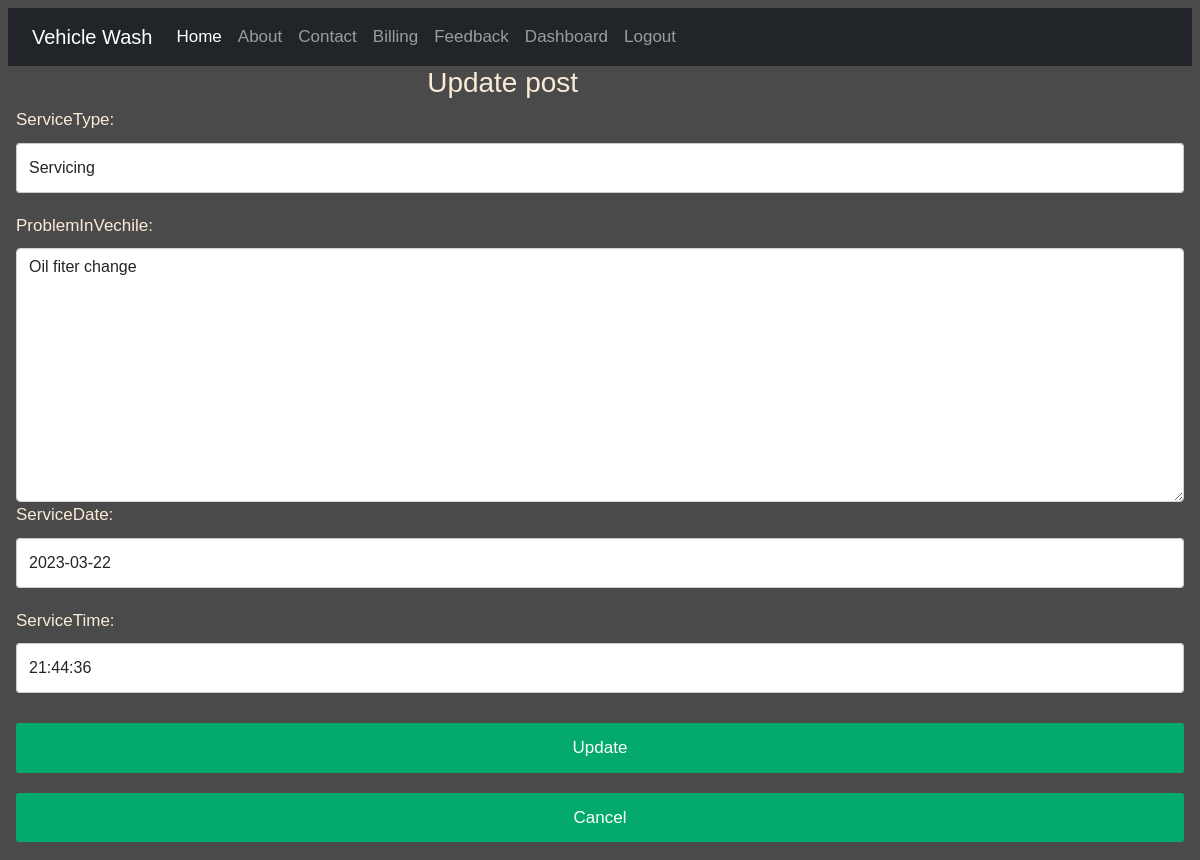
Page /vehicle/updatepost/2/ (signed in) on the committed database.
### home/models.py (models this page shows)
class ServiceBook(models.Model):
    serviceType = models.CharField(max_length=100)
    problemInVechile = models.TextField()
    serviceDate = models.DateField(default= date.today())
    serviceTime = models.TimeField(default= datetime.now().strftime('%H:%M'))
    bookingStatus = models.CharField(max_length=50, default='requested')
    userid = models.ForeignKey(User, on_delete=models.CASCADE,null=True)

### home/views.py (the view)
# urls.py: path('updatepost/<int:id>/',views.update_booking, name= 'updatepost'),
def update_booking(request,id):
    if request.user.is_authenticated:
        if request.method == 'POST':
            pi = ServiceBook.objects.get(pk=id)
            form = postForm(request.POST, instance=pi)
            if form.is_valid():
                form.save()
                if form is not None:
                    messages.success(request,'Booking is Updated Successfully!!')
        else:
            pi = ServiceBook.objects.get(pk=id)
            form = postForm(instance=pi)
        return render(request, 'vehicle/updatepost.html',{'form':form})
    else:
        return HttpResponseRedirect('/vehicle/login/')

### home/forms.py
class postForm(forms.ModelForm):
    class Meta:
        model = ServiceBook
        fields = ['serviceType','problemInVechile','serviceDate','serviceTime']
        widgets = {
                    'serviceType': forms.TextInput(attrs={'class':'form-control'}),
                    'problemInVechile': forms.Textarea(attrs={'class':'form-control'}),
                    'serviceDate': forms.DateInput(attrs={'class':'form-control'}),
                    'serviceTime': forms.TimeInput(attrs={'class':'form-control'})
                }

### home/templates/vehicle/updatepost.html (shortened to what this page needs)
{% extends 'vehicle/base.html' %}
{% load static %}
{% block content %}
   <div>
    <h3 class="col-sm-10 text-center">Update post</h3>
    <form action="" method="post" novalidate>
        {% for fm in form %}
            <div class="form-group">
            {{fm.label_tag}} {{fm}}
            </div>
        {% endfor %}
        <input type="submit" value="Update" class="btn btn-success">
        <a href="{% url 'dashboard' %}" class="btn btn-danger"> Cancel </a>
    </form>
   </div>
{% endblock content %}

### home/static/blog/css/style.css (style rules this page uses)
body { background-color: rgb(75, 74, 74); color:antiquewhite; }
body { font-family: Arial; font-size: 17px; padding: 8px; }
* { box-sizing: border-box; }
input[type=text] { width: 100%; margin-bottom: 20px; padding: 12px; border: 1px solid #ccc; border-radius: 3px; }
label { margin-bottom: 10px; display: block; }
.btn { background-color: #04AA6D; color: white; padding: 12px; margin: 10px 0; border: none; width: 100%; border-radius: 3px; cursor: pointer; font-size: 17px; }
a { color: #2196F3; }

### rows in the picture
ServiceBook: form "Servicing" "Oil fiter change" "2023-03-22" "21:44:36"

### other values in the picture
{{ fm.label_tag }} "ServiceType:" "ProblemInVechile:" "ServiceDate:" "ServiceTime:"
